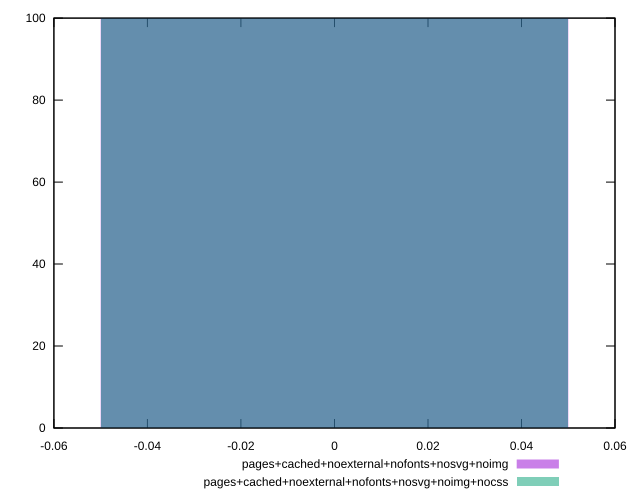

gnuplot code for this plot:
reset
set terminal svg size 640, 500
set output "reprap/uses-responsive-images/comparison/histogram/11_vs_12.svg"

$pagesCachedNoexternalNofontsNosvgNoimg <<EOF
0 100
EOF

$pagesCachedNoexternalNofontsNosvgNoimgNocss <<EOF
0 100
EOF

set key outside below
set boxwidth 0.1
set yrange [0:100]
set style fill transparent solid 0.5 noborder

plot \
  $pagesCachedNoexternalNofontsNosvgNoimg title "pages+cached+noexternal+nofonts+nosvg+noimg" with boxes, \
  $pagesCachedNoexternalNofontsNosvgNoimgNocss title "pages+cached+noexternal+nofonts+nosvg+noimg+nocss" with boxes, \


reset
